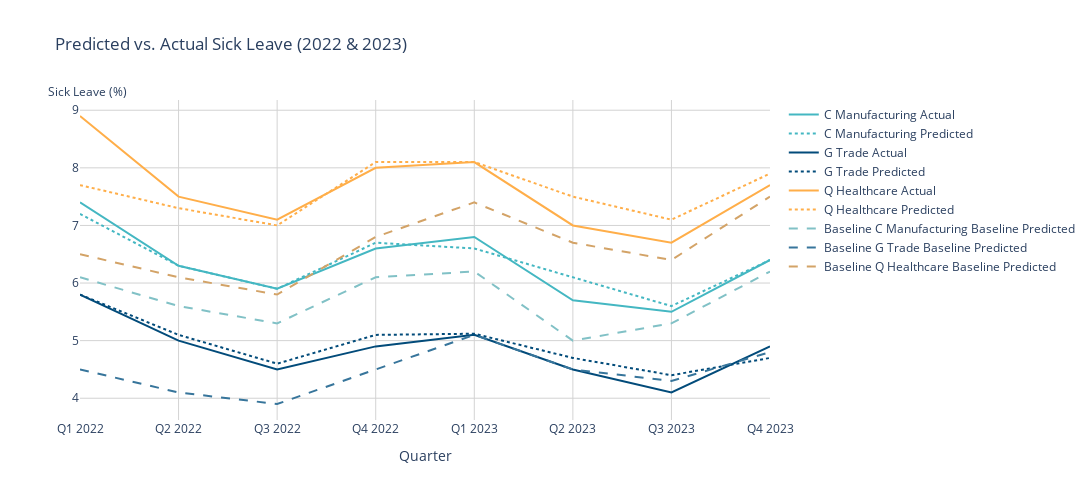

Notebook source saved alongside this figure:
### Code cell
# Strip whitespace from column names
data.columns = data.columns.str.strip()

# Create a new column for formatted quarters
data['Quarter Label'] = 'Q' + data['quarter'].astype(str) + ' ' + data['Year'].astype(str)

# Filter data for 2022 and 2023
filtered_data = data[data['Year'].isin([2022, 2023])]

# Initialize the Plotly figure
fig = go.Figure()

# Define colors for each branch
colors = {
    'C Manufacturing': '#44b7c2',
    'Baseline C Manufacturing': '#81c1c6',
    'G Trade': '#024b7a',
    'Baseline G Trade': '#37759b',
    'Q Healthcare': '#ffae49',
    'Baseline Q Healthcare': '#d3a367'
}

# Plot the actual and predicted lines for each branch (excluding Baseline actuals)
for branch in filtered_data['sbi_title'].unique():
    if not branch.startswith('Baseline'):
        branch_data = filtered_data[filtered_data['sbi_title'] == branch]
        
        # Add actual values
        fig.add_trace(go.Scatter(
            x=branch_data['Quarter Label'],
            y=branch_data['Actual Sickleave'],
            mode='lines',
            name=f'{branch} Actual',
            line=dict(color=colors[branch])
        ))
        
        # Add predicted values
        fig.add_trace(go.Scatter(
            x=branch_data['Quarter Label'],
            y=branch_data['Predicted'],
            mode='lines',
            name=f'{branch} Predicted',
            line=dict(color=colors[branch], dash='dot')
        ))

# Plot the Baseline predicted values with custom colors
for branch in filtered_data['sbi_title'].unique():
    if branch.startswith('Baseline'):
        branch_data = filtered_data[filtered_data['sbi_title'] == branch]
        fig.add_trace(go.Scatter(
            x=branch_data['Quarter Label'],
            y=branch_data['Predicted'],
            mode='lines',
            name=f'{branch} Baseline Predicted',
            line=dict(color=colors[branch], dash='dash')
        ))


# Update the layout with a horizontal Y-axis title
fig.update_layout(
    title='Predicted vs. Actual Sick Leave (2022 & 2023)',
    xaxis_title='Quarter',
    template='plotly_white',
    xaxis=dict(showgrid=True, gridcolor='lightgrey'),
    yaxis=dict(
        showgrid=True,
        gridcolor='lightgrey',
        automargin=True
    ),
    width=1200,
    height=500,
    annotations=[
        dict(
            text='Sick Leave (%)',  # Y-axis title text
            x=-0.05,  # Adjust the X position (negative moves it left)
            y= 1.06,  # Center the text vertically
            xref='paper',
            yref='paper',
            showarrow=False,
            textangle=0,  # Keep the text horizontal
            font=dict(size=12)
        )
    ]
)

### Figure 1 — Plotly figure (JSON) as saved in the notebook; plotly's stock layout.template omitted (floating-point values rounded to 4 significant figures)
{"data": [{"line": {"color": "#44b7c2"}, "mode": "lines", "name": "C Manufacturing Actual", "type": "scatter", "x": ["Q1 2022", "Q2 2022", "Q3 2022", "Q4 2022", "Q1 2023", "Q2 2023", "Q3 2023", "Q4 2023"], "y": [7.4, 6.3, 5.9, 6.6, 6.8, 5.7, 5.5, 6.4]}, {"line": {"color": "#44b7c2", "dash": "dot"}, "mode": "lines", "name": "C Manufacturing Predicted", "type": "scatter", "x": ["Q1 2022", "Q2 2022", "Q3 2022", "Q4 2022", "Q1 2023", "Q2 2023", "Q3 2023", "Q4 2023"], "y": [7.2, 6.3, 5.9, 6.7, 6.6, 6.1, 5.6, 6.4]}, {"line": {"color": "#024b7a"}, "mode": "lines", "name": "G Trade Actual", "type": "scatter", "x": ["Q1 2022", "Q2 2022", "Q3 2022", "Q4 2022", "Q1 2023", "Q2 2023", "Q3 2023", "Q4 2023"], "y": [5.8, 5, 4.5, 4.9, 5.1, 4.5, 4.1, 4.9]}, {"line": {"color": "#024b7a", "dash": "dot"}, "mode": "lines", "name": "G Trade Predicted", "type": "scatter", "x": ["Q1 2022", "Q2 2022", "Q3 2022", "Q4 2022", "Q1 2023", "Q2 2023", "Q3 2023", "Q4 2023"], "y": [5.8, 5.1, 4.6, 5.1, 5.12, 4.7, 4.4, 4.7]}, {"line": {"color": "#ffae49"}, "mode": "lines", "name": "Q Healthcare Actual", "type": "scatter", "x": ["Q1 2022", "Q2 2022", "Q3 2022", "Q4 2022", "Q1 2023", "Q2 2023", "Q3 2023", "Q4 2023"], "y": [8.9, 7.5, 7.1, 8, 8.1, 7, 6.7, 7.7]}, {"line": {"color": "#ffae49", "dash": "dot"}, "mode": "lines", "name": "Q Healthcare Predicted", "type": "scatter", "x": ["Q1 2022", "Q2 2022", "Q3 2022", "Q4 2022", "Q1 2023", "Q2 2023", "Q3 2023", "Q4 2023"], "y": [7.7, 7.3, 7, 8.1, 8.1, 7.5, 7.1, 7.9]}, {"line": {"color": "#81c1c6", "dash": "dash"}, "mode": "lines", "name": "Baseline C Manufacturing Baseline Predicted", "type": "scatter", "x": ["Q1 2022", "Q2 2022", "Q3 2022", "Q4 2022", "Q1 2023", "Q2 2023", "Q3 2023", "Q4 2023"], "y": [6.1, 5.6, 5.3, 6.1, 6.2, 5, 5.3, 6.2]}, {"line": {"color": "#37759b", "dash": "dash"}, "mode": "lines", "name": "Baseline G Trade Baseline Predicted", "type": "scatter", "x": ["Q1 2022", "Q2 2022", "Q3 2022", "Q4 2022", "Q1 2023", "Q2 2023", "Q3 2023", "Q4 2023"], "y": [4.5, 4.1, 3.9, 4.5, 5.1, 4.5, 4.3, 4.8]}, {"line": {"color": "#d3a367", "dash": "dash"}, "mode": "lines", "name": "Baseline Q Healthcare Baseline Predicted", "type": "scatter", "x": ["Q1 2022", "Q2 2022", "Q3 2022", "Q4 2022", "Q1 2023", "Q2 2023", "Q3 2023", "Q4 2023"], "y": [6.5, 6.1, 5.8, 6.8, 7.4, 6.7, 6.4, 7.5]}], "layout": {"annotations": [{"font": {"size": 12}, "showarrow": false, "text": "Sick Leave (%)", "textangle": 0, "x": -0.05, "xref": "paper", "y": 1.06, "yref": "paper"}], "height": 500, "title": {"text": "Predicted vs. Actual Sick Leave (2022 & 2023)"}, "width": 1200, "xaxis": {"gridcolor": "lightgrey", "showgrid": true, "title": {"text": "Quarter"}}, "yaxis": {"automargin": true, "gridcolor": "lightgrey", "showgrid": true}}}
